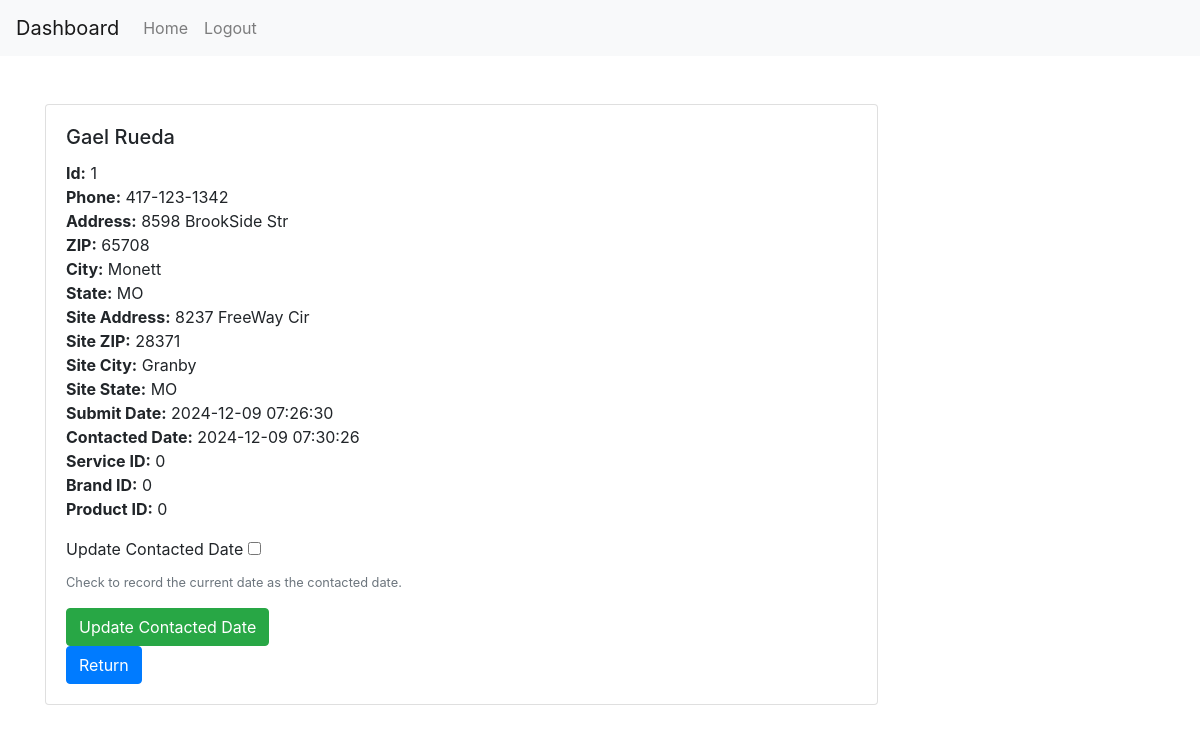
The app's page /full_contact.php?contact_id=1 with its own data.
### tables this page shows
CREATE TABLE `contact` (
  `contact_id` int(11) NOT NULL,
  `contact_first_name` varchar(25) NOT NULL,
  `contact_last_name` varchar(50) NOT NULL,
  `contact_phone` varchar(15) NOT NULL,
  `contact_street` varchar(255) NOT NULL,
  `contact_zip` varchar(18) NOT NULL,
  `contact_city` varchar(50) NOT NULL,
  `contact_state` varchar(2) NOT NULL,
  `contact_site_street` varchar(255) NOT NULL,
  `contact_site_zip` varchar(18) NOT NULL,
  `contact_site_city` varchar(50) NOT NULL,
  `contact_site_state` varchar(2) NOT NULL,
  `contact_submit_date` datetime NOT NULL,
  `contact_contacted_date` datetime DEFAULT NULL,
  `service_id` int(11) DEFAULT NULL,
  `brand_id` int(11) DEFAULT NULL,
  `product_id` int(11) DEFAULT NULL
);

### full_contact.php (the view, shortened to what this page needs)
<?php
$dsn = "mysql:host=localhost;dbname=contact_electric";
$username = "root";
$password = "";
try {
    $db = new PDO($dsn, $username, $password);
    $db->setAttribute(PDO::ATTR_ERRMODE, PDO::ERRMODE_EXCEPTION);
} catch (PDOException $e) {
    echo "Error connecting to the database: " . $e->getMessage();
}
$contact = null;
if (isset($_GET['contact_id'])) {
    $contact_id = $_GET['contact_id'];
    $query = "SELECT * FROM contact WHERE contact_id = :contact_id";
    $stmt = $db->prepare($query);
    $stmt->execute([':contact_id' => $contact_id]);
    $contact = $stmt->fetch(PDO::FETCH_ASSOC);
}
?>
<!DOCTYPE html>
<html lang="en">
<head>
    <link rel="stylesheet" href="https://maxcdn.bootstrapcdn.com/bootstrap/4.5.2/css/bootstrap.min.css">
</head>
<body>
        <nav class="navbar navbar-expand-lg navbar-light bg-light">
        <a class="navbar-brand" href="#">Dashboard</a>
        <div class="collapse navbar-collapse" id="navbarNav">
            <ul class="navbar-nav">
                <li class="nav-item">
                    <a class="nav-link" href="dash.php">Home</a>
                </li>
                <li class="nav-item">
                    <a class="nav-link" href="login.php">Logout</a>
                </li>
            </ul>
        </div>
    </nav>
<div class="container mt-5">
    <div class="card w-75 mb-3">
        <div class="card-body">
            <h5 class="card-title"><?= htmlspecialchars($contact['contact_first_name'] . ' ' . $contact['contact_last_name']); ?></h5>
            <p class="card-text">
                <strong>Id:</strong> <?= htmlspecialchars($contact['contact_id']); ?><br>
                <strong>Phone:</strong> <?= htmlspecialchars($contact['contact_phone']); ?><br>
                <strong>Address:</strong> <?= htmlspecialchars($contact['contact_street']); ?><br>
                <strong>ZIP:</strong> <?= htmlspecialchars($contact['contact_zip']); ?><br>
                <strong>City:</strong> <?= htmlspecialchars($contact['contact_city']); ?><br>
                <strong>State:</strong> <?= htmlspecialchars($contact['contact_state']); ?><br>
                <strong>Site Address:</strong> <?= htmlspecialchars($contact['contact_site_street']); ?><br>
                <strong>Site ZIP:</strong> <?= htmlspecialchars($contact['contact_site_zip']); ?><br>
                <strong>Site City:</strong> <?= htmlspecialchars($contact['contact_site_city']); ?><br>
                <strong>Site State:</strong> <?= htmlspecialchars($contact['contact_site_state']); ?><br>
                <strong>Submit Date:</strong> <?= htmlspecialchars($contact['contact_submit_date']); ?><br>
                <strong>Contacted Date:</strong> <?= htmlspecialchars($contact['contact_contacted_date'] ?? 'Not yet contacted'); ?><br>
                <strong>Service ID:</strong> <?= htmlspecialchars($contact['service_id']); ?><br>
                <strong>Brand ID:</strong> <?= htmlspecialchars($contact['brand_id']); ?><br>
                <strong>Product ID:</strong> <?= htmlspecialchars($contact['product_id']); ?><br>
            </p>
            <form method="POST" action="">
                <div class="form-group">
                    <label for="update_contacted_date">Update Contacted Date</label>
                    <input type="checkbox" name="update_contacted_date" id="update_contacted_date">
                    <small class="form-text text-muted">Check to record the current date as the contacted date.</small>
                </div>
                <button type="submit" class="btn btn-success">Update Contacted Date</button>
            </form>
            <a href="dash.php" class="btn btn-primary">Return</a>
        </div>
    </div>
</div>
</body>
</html>

### records on screen
contact: contact_first_name+contact_last_name "Gael Rueda", contact_id "1", contact_phone "417-123-1342", contact_street "8598 BrookSide Str", contact_zip "65708", contact_city "Monett", contact_state "MO", contact_site_street "8237 FreeWay Cir", contact_site_zip "28371", contact_site_city "Granby", contact_site_state "MO", contact_submit_date "2024-12-09 07:26:30", contact_contacted_date "2024-12-09 07:30:26", service "0", brand "0", product "0"
